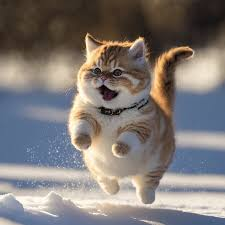
#> input picture yongwon/새 폴더/catt.jpg, 225 x 225 px
$ jupyter execute cam_bar_rgb.ipynb
#> lines starting #> are read from the running program, lines starting #| are printed output that depends on the picture
[cell 1]
import cv2
import numpy as np

path1 = 'catt.jpg'

img1 = cv2.imread(path1)
#> img1 is the input picture: shape (225, 225, 3); mean B, G, R 118.2, 120.8, 127

roi = img1[100:200, 100:200, :]
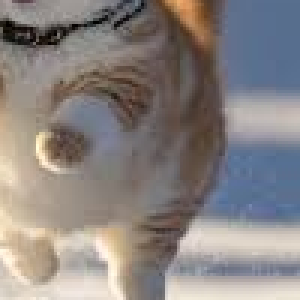
#> roi: shape (100, 100, 3) (shown 3 times larger); mean B, G, R 129.3, 131.4, 137.7

def on_trackbar_change(val):
    b = cv2.getTrackbarPos('B', 'Cut image')
    g = cv2.getTrackbarPos('G', 'Cut image')
    r = cv2.getTrackbarPos('R', 'Cut image')

    modified_roi = roi.copy()
    modified_roi[:, :, 0] = b
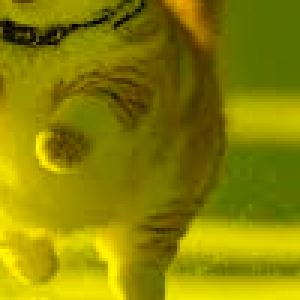
#> modified_roi: shape (100, 100, 3) (shown 3 times larger); mean B, G, R 0, 131.4, 137.7
    modified_roi[:, :, 1] = g
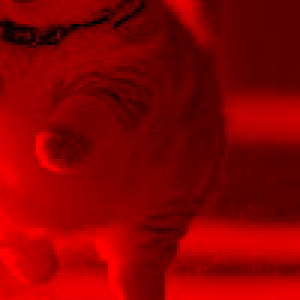
#> modified_roi: shape (100, 100, 3) (shown 3 times larger); mean B, G, R 0, 0, 137.7
    modified_roi[:, :, 2] = r
#> modified_roi: shape (100, 100, 3); every value is 0

    cv2.imshow("Cut image", modified_roi)

cv2.namedWindow("Cut image")

cv2.createTrackbar('B', 'Cut image', 0, 255, on_trackbar_change)
cv2.createTrackbar('G', 'Cut image', 0, 255, on_trackbar_change)
cv2.createTrackbar('R', 'Cut image', 0, 255, on_trackbar_change)

cv2.setTrackbarPos('B', 'Cut image', 0)
cv2.setTrackbarPos('G', 'Cut image', 0)
cv2.setTrackbarPos('R', 'Cut image', 0)

on_trackbar_change(roi)

cv2.waitKey(0)
cv2.destroyAllWindows()

$ run again, with yongwon/새 폴더/dog.jpg copied over yongwon/새 폴더/catt.jpg
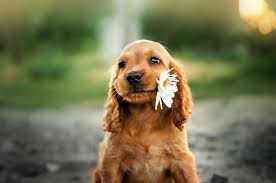
#> input picture yongwon/새 폴더/dog.jpg, 276 x 183 px
#> img1 is the input picture: shape (183, 276, 3); mean B, G, R 80.9, 114.7, 118.6
#> `roi = img1[100:200, 100:200, :]`:
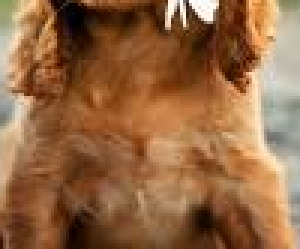
#> roi: shape (83, 100, 3) (shown 3 times larger); mean B, G, R 67.3, 103.5, 148
#> in on_trackbar_change, `modified_roi[:, :, 1] = g`:
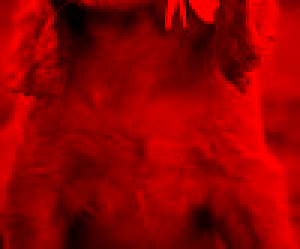
#> modified_roi: shape (83, 100, 3) (shown 3 times larger); mean B, G, R 0, 0, 148

$ run again, with yongwon/새 폴더/eye0.jpg copied over yongwon/새 폴더/catt.jpg
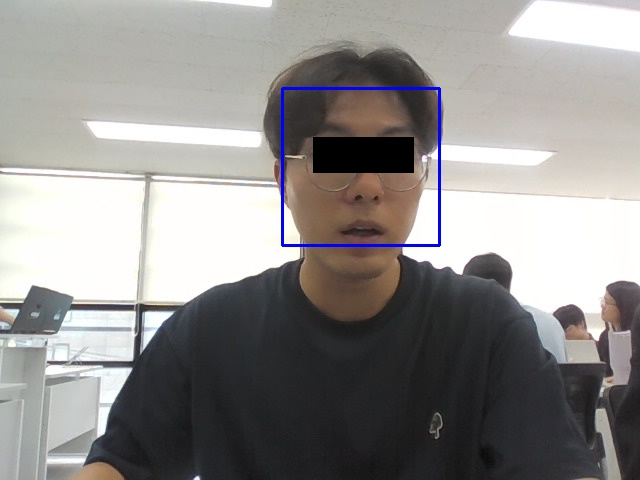
#> input picture yongwon/새 폴더/eye0.jpg, 640 x 480 px
#> img1 is the input picture: shape (480, 640, 3); mean B, G, R 140.9, 142.4, 144.7
#> `roi = img1[100:200, 100:200, :]`:
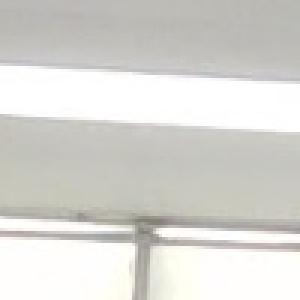
#> roi: shape (100, 100, 3) (shown 3 times larger); mean B, G, R 210, 214.6, 215.6
#> in on_trackbar_change, `modified_roi[:, :, 1] = g`:
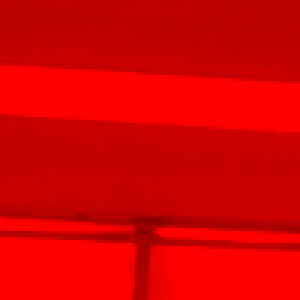
#> modified_roi: shape (100, 100, 3) (shown 3 times larger); mean B, G, R 0, 0, 215.6
